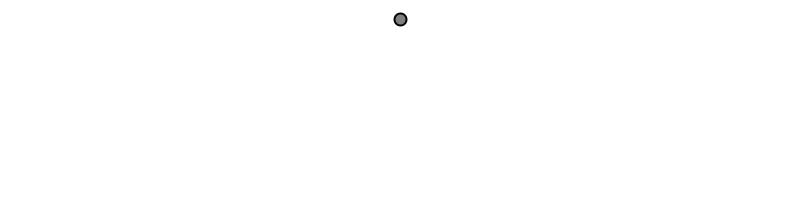
Frame 1 (no input)
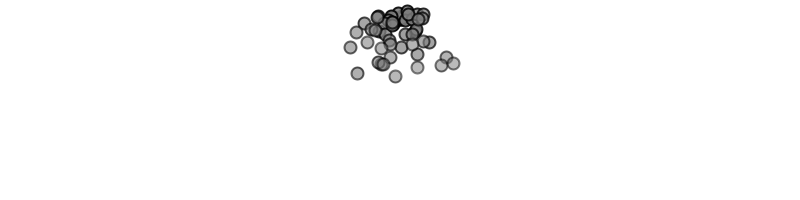
Frame 60 (the mouse pressed at the canvas centre just before this capture)
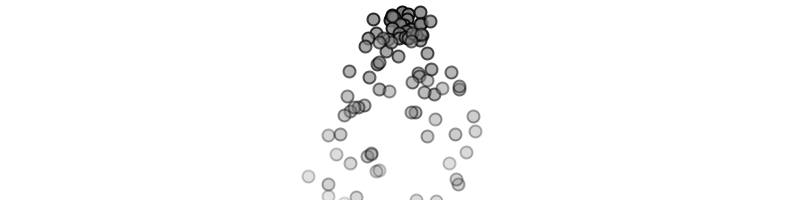
Frame 120 (the mouse held since frame 60 and released just before this capture)

The Processing sketch that drew these frames (run headless with seeded random() and noise(); from frame 60 on, the mouse is pressed at the canvas centre):

// Processing sketch: SingleParticle_kostra
// ── SingleParticle_kostra.pde
// The Nature of Code
// Daniel Shiffman
// http://natureofcode.com

//Particle p;
 ParticleSystem ps;
 ArrayList systems;

void setup() {
  size(800, 200);
  
  ps = new ParticleSystem();
  
  background(255);
  smooth();
}

void draw() {
  background(255);
  
  ps.addParticle();
  ps.run();
  
}

// ── Particle.pde
// The Nature of Code
// Daniel Shiffman
// http://natureofcode.com

// Simple Particle System

// A simple Particle class

class Particle {
  PVector location;
  PVector velocity;
  PVector acceleration;
  float lifespan;

  Particle(PVector l) {
    acceleration = new PVector(0, 0.05);
    velocity = new PVector(random(-1, 1), random(-1, 0));
    location = l.copy();
    lifespan = 255.0;
  }

  void run() {
    update();
    display();
  }

  // Method to update location
  void update() {
    velocity.add(acceleration);
    location.add(velocity);
    lifespan -= 2.0;
  }

  // Method to display
  void display() {
    stroke(0, lifespan);
    strokeWeight(2);
    fill(127, lifespan);
    ellipse(location.x, location.y, 12, 12);
  }

   //Is the particle still useful?
  boolean isDead() {
    if (lifespan < 0.0) {
      return true;
    } 
    else {
      return false;
    }
  }
}

// ── ParticleSystem.pde
class ParticleSystem {
  ArrayList<Particle> particleSystem;

  ParticleSystem() {
    particleSystem = new ArrayList();
  }

  void addParticle() {
    particleSystem.add(new Particle(new PVector(width/2, 20)));
  }

  void run() {
    for (int i = particleSystem.size() - 1; i >= 0; i--) {
      Particle p = particleSystem.get(i);
      p.run();

      if (p.isDead()) {
        particleSystem.remove(i);
      }
    }
  }
}
